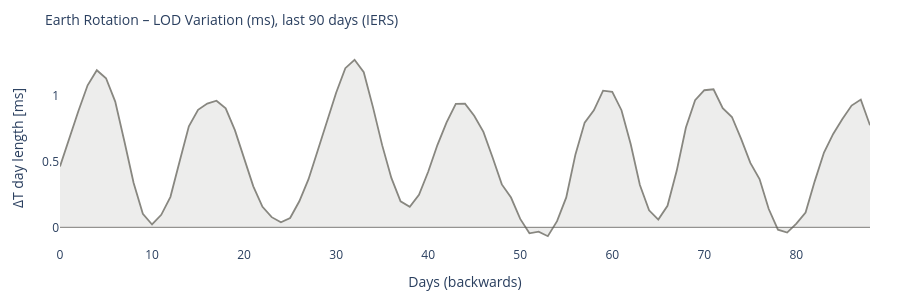

Source (notebook cell):
### Code cell
# ============================================================
# EARTH ROTATION – LOD variation (if IERS available)
# ============================================================

lod_col = None
if df_iers is not None:
    lod_col = next((c for c in df_iers.columns if 'lod' in c), None)

if df_iers is not None and lod_col:
    fig = go.Figure()
    fig.add_trace(go.Scatter(
        y=df_iers[lod_col].values,
        mode='lines',
        line=dict(color='#888780', width=1.8),
        fill='tozeroy', fillcolor='rgba(136,135,128,0.15)',
        name='LOD'
    ))
    fig.add_hline(y=0, line_color='#5F5E5A', line_width=0.8)
    fig.update_layout(
        title=dict(text='Earth Rotation – LOD Variation (ms), last 90 days (IERS)', font=dict(size=14)),
        xaxis_title='Days (backwards)', yaxis_title='ΔT day length [ms]',
        height=300,
        plot_bgcolor='rgba(0,0,0,0)', paper_bgcolor='rgba(0,0,0,0)',
        margin=dict(l=60, r=30, t=50, b=40)
    )
    fig.show()
else:
    print('IERS LOD data unavailable or column not found.')
    print('Reference: nominal day length =', CONSTANTS['sidereal_day_s'], 's')

### Figure 1 — Plotly figure (JSON) as saved in the notebook; plotly's stock layout.template omitted (floating-point values rounded to 4 significant figures)
{"data": [{"fill": "tozeroy", "fillcolor": "rgba(136,135,128,0.15)", "line": {"color": "#888780", "width": 1.8}, "mode": "lines", "name": "LOD", "type": "scatter", "y": [0.4634, 0.6776, 0.8844, 1.08, 1.195, 1.133, 0.9558, 0.6526, 0.3378, 0.103, 0.0217, 0.0954, 0.232, 0.5029, 0.7685, 0.8931, 0.9411, 0.963, 0.9044, 0.7392, 0.5277, 0.3116, 0.1557, 0.0774, 0.0379, 0.0706, 0.1982, 0.3662, 0.5839, 0.8048, 1.023, 1.21, 1.274, 1.18, 0.9141, 0.625, 0.3761, 0.1978, 0.1567, 0.2476, 0.4226, 0.6257, 0.7986, 0.9394, 0.9398, 0.849, 0.726, 0.5308, 0.3264, 0.2265, 0.064, -0.0451, -0.0326, -0.0674, 0.0467, 0.2277, 0.5546, 0.7964, 0.8894, 1.039, 1.03, 0.8905, 0.6339, 0.322, 0.1295, 0.0594, 0.164, 0.4296, 0.7596, 0.9667, 1.042, 1.05, 0.9054, 0.8391, 0.6722, 0.49, 0.3669, 0.1392, -0.0182, -0.0398, 0.0284, 0.1126, 0.3516, 0.5691, 0.71, 0.8234, 0.9259, 0.9712, 0.7758]}], "layout": {"height": 300, "margin": {"b": 40, "l": 60, "r": 30, "t": 50}, "paper_bgcolor": "rgba(0,0,0,0)", "plot_bgcolor": "rgba(0,0,0,0)", "shapes": [{"line": {"color": "#5F5E5A", "width": 0.8}, "type": "line", "x0": 0, "x1": 1, "xref": "x domain", "y0": 0, "y1": 0, "yref": "y"}], "title": {"font": {"size": 14}, "text": "Earth Rotation – LOD Variation (ms), last 90 days (IERS)"}, "xaxis": {"title": {"text": "Days (backwards)"}}, "yaxis": {"title": {"text": "ΔT day length [ms]"}}}}
